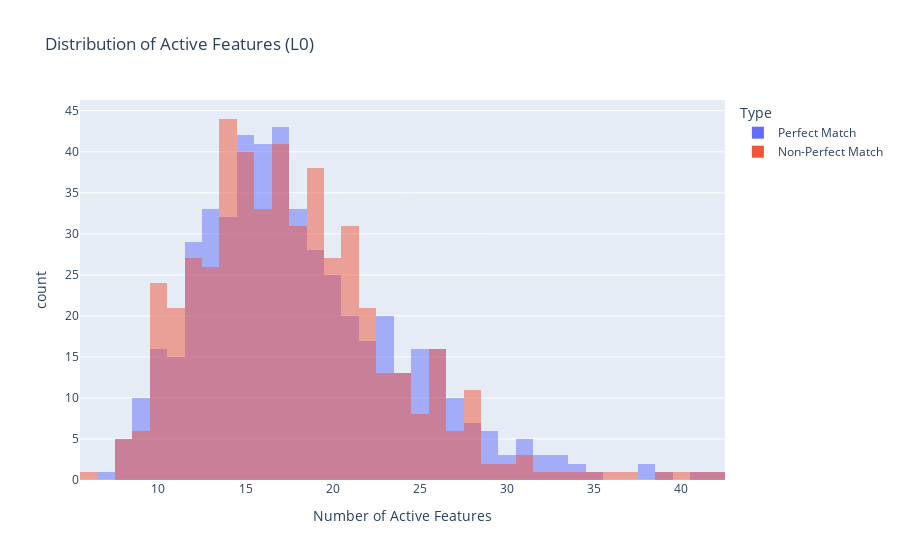

Here is the notebook cell this chart was saved with:
### Code cell
# Plot L0 histograms
l0_perfect = (perfect_acts_stacked > 0).float().sum(-1).cpu().numpy()
l0_non_perfect = (non_perfect_acts_stacked > 0).float().sum(-1).cpu().numpy()

# Create a DataFrame for plotting
l0_data = pd.DataFrame({
    'L0': np.concatenate([l0_perfect, l0_non_perfect]),
    'Type': ['Perfect Match'] * len(l0_perfect) + ['Non-Perfect Match'] * len(l0_non_perfect)
})

# Plot histogram
fig = px.histogram(l0_data, x='L0', color='Type', barmode='overlay',
                  title='Distribution of Active Features (L0)',
                  labels={'L0': 'Number of Active Features', 'count': 'Frequency'})
fig.show()

### Figure 1 — Plotly figure (JSON) as saved in the notebook; plotly's stock layout.template omitted (floating-point values rounded to 4 significant figures; data arrays with more than 128 entries replaced by an {"elided": "..."} marker saying what was removed)
{"data": [{"alignmentgroup": "True", "bingroup": "x", "hovertemplate": "Type=Perfect Match<br>Number of Active Features=%{x}<br>count=%{y}<extra></extra>", "legendgroup": "Perfect Match", "marker": {"color": "#636efa", "opacity": 0.5, "pattern": {"shape": ""}}, "name": "Perfect Match", "offsetgroup": "Perfect Match", "orientation": "v", "showlegend": true, "type": "histogram", "x": {"elided": "500 int values"}, "xaxis": "x", "yaxis": "y"}, {"alignmentgroup": "True", "bingroup": "x", "hovertemplate": "Type=Non-Perfect Match<br>Number of Active Features=%{x}<br>count=%{y}<extra></extra>", "legendgroup": "Non-Perfect Match", "marker": {"color": "#EF553B", "opacity": 0.5, "pattern": {"shape": ""}}, "name": "Non-Perfect Match", "offsetgroup": "Non-Perfect Match", "orientation": "v", "showlegend": true, "type": "histogram", "x": {"elided": "500 int values"}, "xaxis": "x", "yaxis": "y"}], "layout": {"barmode": "overlay", "legend": {"title": {"text": "Type"}, "tracegroupgap": 0}, "title": {"text": "Distribution of Active Features (L0)"}, "xaxis": {"anchor": "y", "domain": [0, 1], "title": {"text": "Number of Active Features"}}, "yaxis": {"anchor": "x", "domain": [0, 1], "title": {"text": "count"}}}}
